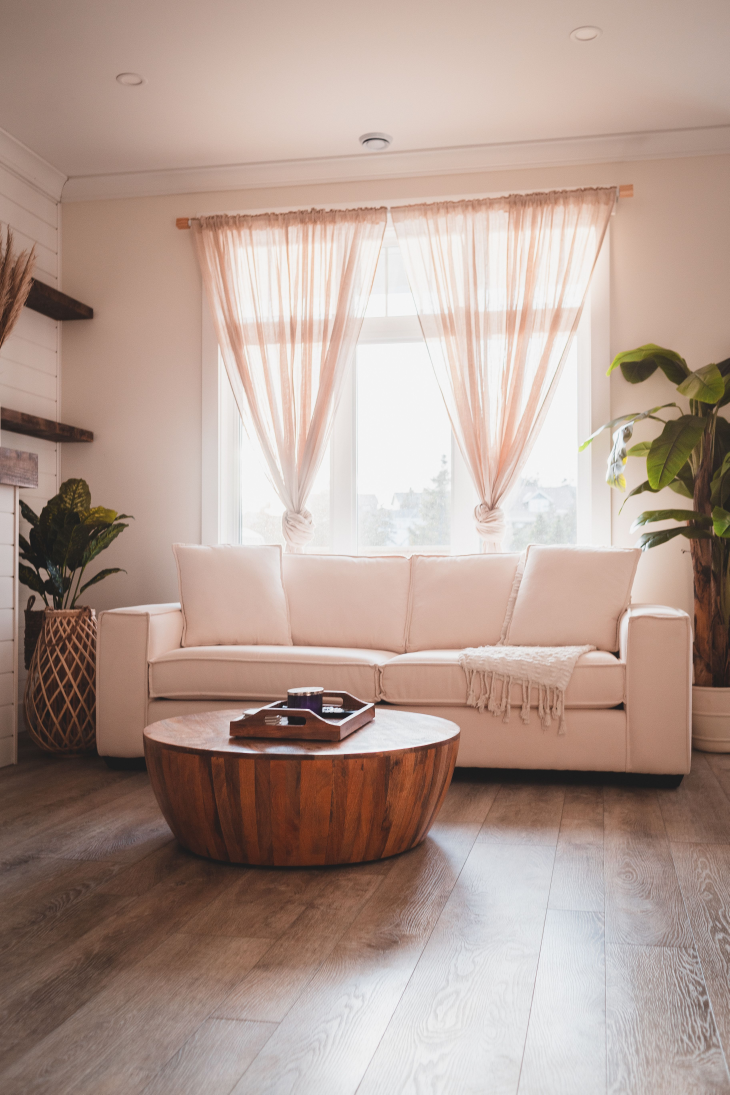
#> input picture 2026-10-31-buyer-tips-title-and-survey/build/src/p7340487.jpg, 3648 x 5472 px (shown at 1/5 size)
$ python build_slides.py
#> lines starting #> are read from the running program, lines starting #| are printed output that depends on the picture
### TEMPLATES/signature_authority.py
"""Signature Authority renderer, v2 (Oct 31 2026): matches Denise's example slides in TEMPLATES/signature-authority-examples/
(10 x 4:5 examples + template guide + 1:1 headshot slide). Spec: TEMPLATES/SIGNATURE_AUTHORITY.md.

Look: warm, sunlit lifestyle photo stays vivid; a LEFT navy gradient behind the text fades to the clear photo on the right,
plus a navy fade at the bottom for the footer (no even dark overlay). Anton headline: line 1 white, line 2 coral.
Big Montserrat body, 4 short bullets with big filled check bubbles, sage BUYER TIP / coral SELLER TIP pill top-left,
footer "BUYER & SELLER TIPS" + "N / 10 →".

Usage (from a carousel's build/build_slides.py):
    import sys; sys.path.insert(0, "/workspace/repos/lir-carousels/TEMPLATES"); import signature_authority as sa
    SL = [sa.cover(...), sa.stats(...), sa.edu(...)*7, sa.cta(...)]
    for fmt in ("4x5", "1x1", "9x16"): sa.build(SL, carousel_dir, build_dir, pdf_name, series="buyer", fmt=fmt)
Outputs (design approved by Denise Oct 31 2026):
  4x5  1080x1350 Instagram:      slide-NN.png, <pdf_name>, slides.zip
  1x1  1080x1080 Facebook Page:  slides-1x1/slide-NN.png, <pdf>-1x1.pdf, slides-1x1.zip
  9x16 1080x1920 TikTok native:  slides-9x16/slide-NN.png, <pdf>-9x16.pdf, slides-9x16.zip
     TikTok safe zones kept clear of text: top 150px, bottom 350px, right 140px (footer sits at bottom:360px, right:160px).
Per-slide, per-format tweaks: xy_1x1 / xy_9x16 (photo focal point), css_1x1 / css_9x16 (extra CSS).
"""
import os, html, subprocess, zipfile
from PIL import Image, ImageEnhance, ImageFilter, ImageOps
Image.MAX_IMAGE_PIXELS = None

NAVY, NAVY_RGB, SAGE, CORAL, WHITE = "#0E3042", "14,48,66", "#A9C9B8", "#E38B6C", "#F5F3EE"
W, H = 1080, 1350   # 4:5 base; other sizes in FMTS
FMTS = {"4x5": (1080, 1350), "1x1": (1080, 1080), "9x16": (1080, 1920)}
L = 58            # left margin (examples sit ~40-60px in)
GF = "/usr/share/fonts/truetype/sand-box/google"
TPL = os.path.dirname(os.path.abspath(__file__))
HEADSHOT = os.path.join(TPL, "denise-wilson-headshot-cutout-hires.png")   # real headshot, background removed (Denise's hi-res portrait sent Oct 31; crop: denise-wilson-headshot-hires-crop.png)
FONTS = (f"@font-face{{font-family:Anton;src:url('file://{GF}/Anton/Anton-Regular.ttf')}}"
         f"@font-face{{font-family:Mont;src:url('file://{GF}/Montserrat/Montserrat-VariableFont_wght.ttf');font-weight:100 900}}"
         f"@font-face{{font-family:Script;src:url('file://{GF}/Great Vibes/GreatVibes-Regular.ttf')}}")

def check(color):
    return (f"<svg viewBox='0 0 40 40' class='ck'><circle cx='20' cy='20' r='20' fill='{color}'/>"
            "<path d='M11 20.5l6 6 12-13' fill='none' stroke='#fff' stroke-width='4.2' stroke-linecap='round' stroke-linejoin='round'/></svg>")
EHO = ("<svg viewBox='0 0 48 46' class='eho'><path d='M24 2L1 20h6v24h34V20h6z' fill='none' stroke='#fff' stroke-width='3.4' stroke-linejoin='round'/>"
       "<rect x='14' y='22' width='20' height='4.4' fill='#fff'/><rect x='14' y='31' width='20' height='4.4' fill='#fff'/></svg>")

def warm(im, bright=1.06, sat=1.12, gold=1.0):
    """Warm, sunlit, vivid grade (never dark): lift, golden balance, +saturation, light sharpen."""
    im = Image.blend(im, ImageOps.autocontrast(im, cutoff=0.4), 0.3)
    R, G, B = im.split()
    R = R.point(lambda v: min(255, int(v*(1+.05*gold)+4*gold))); G = G.point(lambda v: min(255, int(v*(1+.015*gold)+1)))
    B = B.point(lambda v: int(v*(1-.075*gold)))
    im = Image.merge("RGB", (R, G, B))
    im = im.point(lambda v: int(255*(v/255)**(1/bright)))
    im = ImageEnhance.Color(im).enhance(sat); im = ImageEnhance.Contrast(im).enhance(1.04)
    return im.filter(ImageFilter.UnsharpMask(1.0, 60, 2))

def crop(src, w, h, x=.5, y=.5, pre=None):
#> called with w = 1080, h = 1350, x = 0.5, y = 0.55
    im = ImageOps.exif_transpose(Image.open(src)).convert("RGB")
#> im is the input picture: PIL image 3648x5472 RGB; mean R, G, B 177.3, 155.6, 145.6
    if pre: im = im.crop(pre)
    r = max(w/im.width, h/im.height); assert r <= 1.02, (src, im.size, w, h)
    im = im.resize((round(im.width*r), round(im.height*r)), Image.LANCZOS)
#> im: PIL image 1080x1620 RGB
    l = int((im.width-w)*x); t = int((im.height-h)*y); return im.crop((l, t, l+w, t+h))
#> after `return im.crop((l, t, l + w, t + h))`:
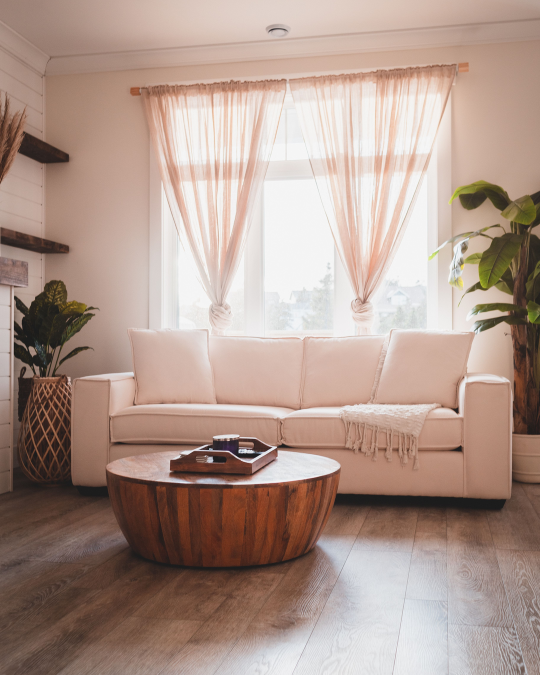
#> returned value: PIL image 1080x1350 RGB (shown at 1/2 size); mean R, G, B 174.3, 151.4, 140.7

def hl(s):   # "line one|line two" -> white line + coral line
    a, _, b = s.partition("|")
    return html.escape(a) + (f"<br><span class='co'>{html.escape(b)}</span>" if b else "")

def css(W, H): return f"""*{{margin:0;padding:0;box-sizing:border-box}}html,body{{width:{W}px;height:{H}px;overflow:hidden;background:{NAVY}}}
.s{{position:relative;width:{W}px;height:{H}px;overflow:hidden;font-family:Mont;color:#fff}}
.ph{{position:absolute;inset:0;background-size:cover;background-position:center}}
.gl{{position:absolute;inset:0;background:linear-gradient(90deg,rgba({NAVY_RGB},.93) 0,rgba({NAVY_RGB},.84) 30%,rgba({NAVY_RGB},.52) 50%,rgba({NAVY_RGB},.12) 66%,rgba({NAVY_RGB},0) 76%)}}
.gt{{position:absolute;left:0;right:0;top:0;height:170px;background:linear-gradient(180deg,rgba({NAVY_RGB},.38),rgba({NAVY_RGB},0))}}
.gb{{position:absolute;left:0;right:0;bottom:0;height:300px;background:linear-gradient(180deg,rgba({NAVY_RGB},0) 0,rgba({NAVY_RGB},.62) 55%,rgba({NAVY_RGB},.9) 100%)}}
.tag{{position:absolute;left:{L}px;top:46px;color:{NAVY};font-weight:700;font-size:38px;letter-spacing:.02em;padding:10px 22px 9px;border-radius:9px;z-index:3}}
.c{{position:absolute;left:{L}px;top:150px;width:690px;z-index:3}}
h1{{font-family:Anton;font-weight:400;font-size:92px;line-height:1.02;letter-spacing:.004em;text-transform:uppercase;text-shadow:0 3px 18px rgba(0,0,0,.35)}}
.co{{color:{CORAL}}}
p.b{{font-size:33px;line-height:1.3;font-weight:500;margin-top:24px;max-width:600px;text-shadow:0 2px 12px rgba(0,0,0,.4)}}
ul{{list-style:none;margin-top:34px}}
li{{display:flex;align-items:center;font-weight:600;font-size:32px;white-space:nowrap;line-height:1.2;margin-bottom:22px;text-shadow:0 2px 12px rgba(0,0,0,.45)}}
.ck{{flex:0 0 auto;width:52px;height:52px;margin-right:20px;filter:drop-shadow(0 2px 6px rgba(0,0,0,.25))}}
.ft{{position:absolute;left:{L}px;right:{L}px;bottom:46px;display:flex;justify-content:space-between;align-items:flex-end;z-index:3;
 font-weight:600;font-size:23px;letter-spacing:.12em;text-shadow:0 1px 8px rgba(0,0,0,.5)}}
.ft .ln{{display:block;width:46px;height:3px;background:{CORAL};margin-bottom:14px}}
.ft .pg{{letter-spacing:.06em;font-size:25px}}
"""
CSS = css(W, H)

def foot(n, total, left="BUYER &amp; SELLER TIPS"):
    return f"<div class='ft'><div><span class='ln'></span>{left}</div><div class='pg'>{n} / {total} →</div></div>"

def cover(photo, lead, script, sub_html, **k): return dict(kind="cover", photo=photo, lead=lead, script=script, sub=sub_html, **k)
def edu(photo, head, body, items, **k):         return dict(kind="edu", photo=photo, head=head, body=body, items=items, **k)
def stats(head, rows, takeaway, source, **k):  return dict(kind="stats", head=head, rows=rows, takeaway=takeaway, source=source, **k)
def cta(photo, contact, **k):                   return dict(kind="cta", photo=photo, contact=contact, **k)

def inner(sd, n, total, series, img):
    tagc = SAGE if series == "buyer" else CORAL
    tagtxt = sd.get("tag", "BUYER TIP" if series == "buyer" else "SELLER TIP")
    bub = sd.get("bubble", CORAL)
    ph = f"<div class='ph' style=\"background-image:url('file://{img}')\"></div>" if img else ""
    k = sd["kind"]; extra = sd.get("css", "")
    if k == "edu":
        items = "".join(f"<li>{check(bub)}<span>{html.escape(i)}</span></li>" for i in sd["items"])
        body = (f"<div class='tag' style='background:{tagc}'>{tagtxt}</div><div class='c'><h1>{hl(sd['head'])}</h1>"
                f"<p class='b'>{html.escape(sd['body'])}</p><ul>{items}</ul></div>")
        return ph + "<div class='gl'></div><div class='gt'></div><div class='gb'></div>" + body + foot(n, total), extra
    if k == "cover":
        body = (f"<div class='box'><div class='b1'>BUYER &amp; SELLER TIPS</div><div class='b2'>CHARLOTTE METRO • NC + SC</div></div>"
                f"<div class='c cv'><div class='lead'>{html.escape(sd['lead'])}</div><div class='scr'>{html.escape(sd['script'])}</div>"
                f"<div class='sub'>{sd['sub']}</div></div>"
                f"<div class='ft'><div><div class='dw'>DENISE WILSON</div><div class='dw2'>BROKER/REALTOR® | LIFESTYLE INTERNATIONAL REALTY</div></div>"
                f"<div class='pg'>{n} / {total} →</div></div>")
        extra += (f".box{{position:absolute;left:{L}px;top:50px;background:rgba({NAVY_RGB},.92);border:2px solid rgba(255,255,255,.18);padding:16px 24px 14px;z-index:3;border-radius:4px}}"
                  ".b1{font-family:Anton;font-size:46px;letter-spacing:.03em;line-height:1}.b2{font-weight:600;font-size:19px;letter-spacing:.2em;margin-top:8px;color:#dfe8e4}"
                  ".cv{top:226px;width:900px}.lead{font-family:Anton;font-weight:400;font-size:104px;white-space:nowrap;line-height:1;letter-spacing:.01em;text-shadow:0 3px 16px rgba(0,0,0,.4)}"
                  f".scr{{font-family:Script;color:{CORAL};font-size:176px;line-height:.95;margin:6px 0 0 -6px;text-shadow:0 2px 4px rgba(10,30,42,.75),0 0 22px rgba(14,48,66,.9),0 0 44px rgba(14,48,66,.6)}}"
                  ".sub{font-size:40px;font-weight:500;line-height:1.2;margin-top:26px;text-shadow:0 2px 12px rgba(0,0,0,.45)}"
                  f".sub b{{font-family:Anton;font-weight:400;font-size:66px;color:{SAGE};letter-spacing:.02em}}"
                  f".gl{{background:linear-gradient(90deg,rgba({NAVY_RGB},.80) 0,rgba({NAVY_RGB},.58) 36%,rgba({NAVY_RGB},.16) 60%,rgba({NAVY_RGB},0) 72%)}}"
                  ".dw{font-family:Anton;font-size:34px;letter-spacing:.06em;line-height:1.1}.dw2{font-weight:600;font-size:17px;letter-spacing:.14em;margin-top:6px}")
        return ph + "<div class='gl'></div><div class='gt'></div><div class='gb'></div>" + body, extra
    if k == "stats":
        rows = "".join(f"<div class='row'><span class='z'>{z}</span><span class='v'>{v}</span><span class='y'>{y}</span></div>" for z, v, y in sd["rows"])
        body = (f"<div class='tag' style='background:{tagc}'>{tagtxt}</div><div class='c st'><h1>{hl(sd['head'])}</h1><div class='rows'>{rows}</div>"
                f"<p class='b'>{html.escape(sd['takeaway'])}</p><p class='src'>{html.escape(sd['source'])}</p></div>")
        extra += (".st{width:964px}.rows{margin-top:36px}"
                  f".row{{display:flex;align-items:center;background:rgba(255,255,255,.06);border-left:7px solid {CORAL};border-radius:10px;padding:22px 30px;margin-bottom:16px}}"
                  ".row .z{flex:0 0 330px;font-weight:700;font-size:25px;letter-spacing:.1em;line-height:1.2;color:#dfe8e4}"
                  ".row .v{flex:1;font-family:Anton;font-size:76px;line-height:1}.row .y{font-weight:700;font-size:28px;color:" + CORAL + "}"
                  ".src{font-size:21px;line-height:1.4;margin-top:22px;color:#c9d6d1}"
                  f".s{{background:radial-gradient(120% 80% at 85% 10%,#174A63 0,{NAVY} 55%,#0A2533 100%)}}")
        return body + foot(n, total), extra
    # cta (slide 10): headshot on the right over a bright, warm, blurred living room
    c = sd["contact"]
    hs = f"<img class='hs' src='file://{sd.get('headshot', HEADSHOT)}'>"
    body = (f"<div class='c ct'><div class='lt'>LET'S TALK</div><div class='lt2'>BUYING OR SELLING?<br>I'M HERE TO HELP.</div></div>"
            f"<div class='card'><div class='nm'>{html.escape(c['name'])}</div><div class='ti'>{html.escape(c['title'])}</div>"
            f"<div class='fm'>{html.escape(c['firm'])}</div><div class='ph2'>{html.escape(c['phone'])}</div><div class='wb'>{html.escape(c['web'])}</div>"
            f"<div class='eq'>{EHO}<span>Equal Housing<br>Opportunity</span></div></div>")
    extra += (".hs{position:absolute;right:-60px;bottom:0;height:1000px;z-index:2;filter:drop-shadow(0 10px 30px rgba(0,0,0,.25))}"
              f".gl{{background:linear-gradient(90deg,rgba({NAVY_RGB},.92) 0,rgba({NAVY_RGB},.78) 36%,rgba({NAVY_RGB},.2) 55%,rgba({NAVY_RGB},0) 66%)}}"
              ".ct{top:70px;width:960px}.lt{font-weight:800;font-size:104px;line-height:1;letter-spacing:.01em;text-shadow:0 3px 16px rgba(0,0,0,.35)}"
              ".lt2{font-weight:500;font-size:44px;line-height:1.18;letter-spacing:.05em;margin-top:14px;text-shadow:0 2px 12px rgba(0,0,0,.4)}"
              f".card{{position:absolute;left:{L}px;top:560px;width:470px;z-index:3;text-shadow:0 2px 10px rgba(0,0,0,.45)}}"
              f".nm{{font-family:Script;color:{CORAL};font-size:92px;line-height:1;margin-left:-4px;word-spacing:.12em;white-space:nowrap}}"
              ".ti{font-weight:700;font-size:34px;margin-top:14px}.fm{font-size:27px;line-height:1.3;margin-top:8px}"
              ".ph2{font-size:32px;font-weight:600;margin-top:18px}.wb{font-size:28px;margin-top:8px}"
              ".eq{display:flex;align-items:center;margin-top:30px;font-size:21px;line-height:1.2;font-weight:600}.eho{width:62px;height:60px;margin-right:16px}")
    return ph + "<div class='gl'></div><div class='gb'></div>" + hs + body + foot(n, total), extra

def page(inner_html, extra, w=W, h=H):
    return (f"<!doctype html><html><head><meta charset='utf-8'><style>{FONTS}{css(w, h)}{extra}</style></head>"
            f"<body><div class='s'>{inner_html}</div></body></html>")

def render(hp, png, w=W, h=H):
    subprocess.run(["google-chrome", "--headless=new", "--no-sandbox", "--disable-gpu", "--hide-scrollbars", "--force-device-scale-factor=1",
                    f"--window-size={w},{h}", f"--screenshot={png}", "--allow-file-access-from-files", "--virtual-time-budget=4000",
                    f"file://{hp}"], check=True, capture_output=True)
    assert Image.open(png).size == (w, h), png

N_ = "14,48,66"
# Size adaptations, appended after each slide kind's own CSS (4x5 uses none, so the approved 4:5 renders exactly as before).
OVR = {
 "1x1": {
  "all":   ".ft{bottom:40px}.gb{height:250px}",
  "edu":   ".tag{top:40px}.c{top:136px}",
  "cover": ".box{top:44px}.cv{top:196px}",
  "stats": ".tag{top:40px}.st{top:142px}h1{font-size:76px}.rows{margin-top:28px}.row{padding:16px 28px;margin-bottom:13px}"
           ".row .v{font-size:58px}.row .z{font-size:21px}.row .y{font-size:25px}p.b{font-size:30px;margin-top:22px;max-width:640px}.src{font-size:19px;margin-top:12px}",
  "cta":   ".ct{top:56px}.lt{font-size:92px}.lt2{font-size:38px;margin-top:10px}.card{top:318px}.nm{font-size:84px}"
           ".hs{right:-50px;height:860px}.eq{margin-top:24px}",
 },
 "9x16": {
  "all":   f".ft{{bottom:360px;right:160px}}.gb{{height:640px;background:linear-gradient(180deg,rgba({N_},0) 0,rgba({N_},.55) 38%,rgba({N_},.84) 62%,rgba({N_},.88) 100%)}}"
           f".gt{{height:330px}}.tag{{top:176px}}",
  "edu":   f".gl{{background:linear-gradient(90deg,rgba({N_},.93) 0,rgba({N_},.86) 40%,rgba({N_},.66) 62%,rgba({N_},.3) 80%,rgba({N_},0) 93%)}}"
           ".tag{font-size:42px}.c{top:370px;width:870px}h1{font-size:118px}p.b{font-size:46px;max-width:820px;margin-top:34px}"
           "ul{margin-top:52px}li{font-size:46px;margin-bottom:34px}.ck{width:72px;height:72px;margin-right:26px}",
  "cover": f".gl{{background:linear-gradient(90deg,rgba({N_},.82) 0,rgba({N_},.62) 40%,rgba({N_},.2) 66%,rgba({N_},0) 80%)}}"
           ".box{top:176px}.b1{font-size:54px}.b2{font-size:22px}.cv{top:430px;width:880px}.lead{font-size:112px}.scr{font-size:200px}"
           ".sub{font-size:46px;margin-top:34px}.sub b{font-size:78px}.dw{font-size:40px}.dw2{font-size:19px}",
  "stats": ".st{top:300px;width:862px}h1{font-size:124px}.rows{margin-top:44px}.row{padding:22px 28px;margin-bottom:18px}"
           ".row .z{flex:0 0 270px;font-size:27px}.row .v{font-size:92px}.row .y{font-size:30px}p.b{font-size:42px;margin-top:34px;max-width:862px}.src{font-size:25px;margin-top:20px}",
  "cta":   f".gl{{background:linear-gradient(90deg,rgba({N_},.92) 0,rgba({N_},.8) 38%,rgba({N_},.25) 58%,rgba({N_},0) 70%)}}"
           ".ct{top:200px;width:860px}.lt{font-size:116px}.lt2{font-size:48px;margin-top:16px}.card{top:600px}.nm{font-size:100px}"
           ".ti{font-size:38px}.fm{font-size:30px}.ph2{font-size:36px}.eq{font-size:24px}.eho{width:70px;height:68px}"
           ".hs{right:-60px;height:1100px}",
 },
}

def build(SL, D, B, pdf_name, series="buyer", fmt="4x5"):
    w, h = FMTS[fmt]; total = len(SL); pngs = []
    if fmt == "4x5": idir, od, sfx, zp, pdf = os.path.join(B, "img"), D, "", os.path.join(D, "slides.zip"), pdf_name
    else:
        idir, od, sfx = os.path.join(B, f"img-{fmt}"), os.path.join(D, f"slides-{fmt}"), f"-{fmt}"
        zp, pdf = os.path.join(D, f"slides-{fmt}.zip"), pdf_name.replace(".pdf", f"-{fmt}.pdf")
    os.makedirs(idir, exist_ok=True); os.makedirs(od, exist_ok=True)
    for n, sd in enumerate(SL, 1):
        img = None
        if sd.get("photo"):
            img = os.path.join(idir, f"{n:02d}.jpg"); x, y = sd.get(f"xy_{fmt}", sd.get("xy", (.5, .5)))
            im = warm(crop(os.path.join(B, "src", sd["photo"]), w, h, x, y, sd.get("pre")), **sd.get("grade", {}))
#> in warm, `R, G, B = im.split()`:
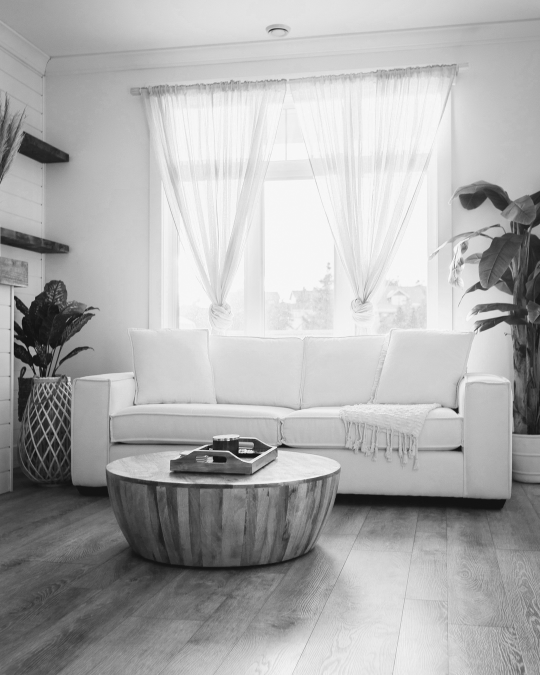
#> R: PIL image 1080x1350 L (shown at 1/2 size); min 11, max 255, mean 172.7
#> (the rest of the program and of its run is left out)
